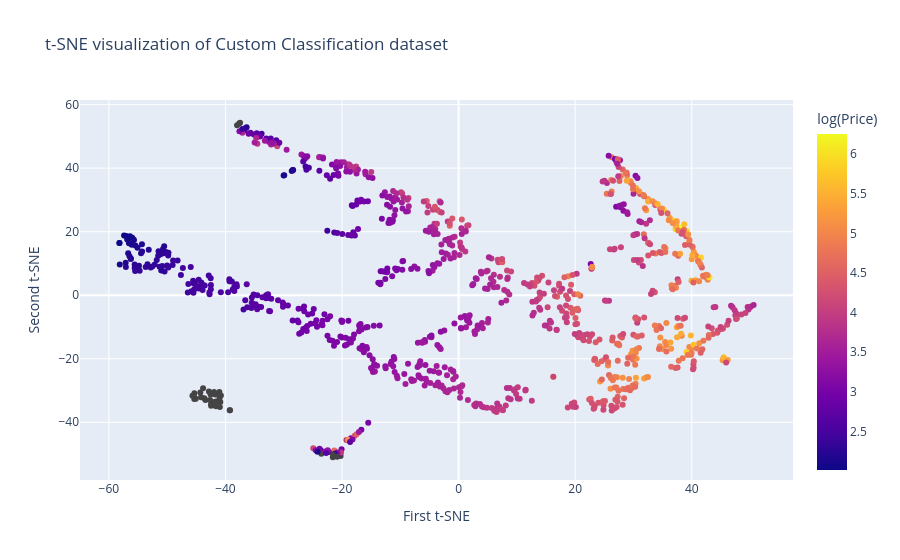
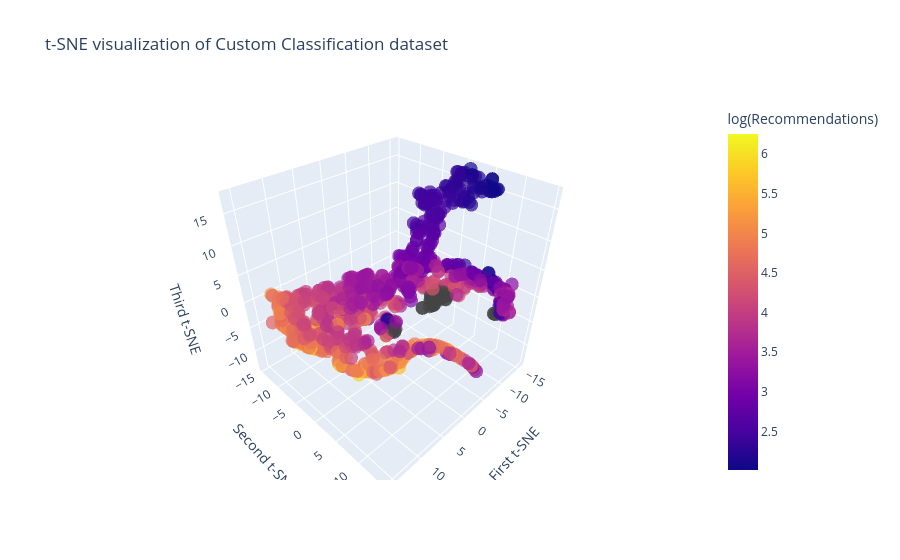

Notebook cell for these charts, in order:
### Code cell
import plotly.express as px

log_price = np.log10(df['recommendations'])

fig = px.scatter(
    x=data2D_tsne[:, 0],
    y=data2D_tsne[:, 1],
    color=log_price,
    title="t-SNE visualization of Custom Classification dataset",
    labels={
        "x": "First t-SNE",
        "y": "Second t-SNE",
        "color": "log(Recommendations)"
    }
)

fig.show()

fig = px.scatter_3d(
    x=data3D_tsne[:, 0],
    y=data3D_tsne[:, 1],
    z=data3D_tsne[:, 2],
    color=log_price,
    title="t-SNE visualization of Custom Classification dataset",
    labels={"color": "log(Recommendations)"},
    opacity=0.7
)

fig.update_layout(
    scene=dict(
        xaxis_title="First t-SNE",
        yaxis_title="Second t-SNE",
        zaxis_title="Third t-SNE"
    )
)

fig.show()

### Figure 1 — Plotly figure (JSON) as saved in the notebook; plotly's stock layout.template omitted (floating-point values rounded to 4 significant figures; data arrays with more than 128 entries replaced by an {"elided": "..."} marker saying what was removed)
{"data": [{"hovertemplate": "First t-SNE=%{x}<br>Second t-SNE=%{y}<br>log(Price)=%{marker.color}<extra></extra>", "legendgroup": "", "marker": {"color": {"elided": "1000 float values"}, "coloraxis": "coloraxis", "symbol": "circle"}, "mode": "markers", "name": "", "orientation": "v", "showlegend": false, "type": "scatter", "x": {"elided": "1000 float values"}, "xaxis": "x", "y": {"elided": "1000 float values"}, "yaxis": "y"}], "layout": {"coloraxis": {"colorbar": {"title": {"text": "log(Price)"}}, "colorscale": [[0, "#0d0887"], [0.1111, "#46039f"], [0.2222, "#7201a8"], [0.3333, "#9c179e"], [0.4444, "#bd3786"], [0.5556, "#d8576b"], [0.6667, "#ed7953"], [0.7778, "#fb9f3a"], [0.8889, "#fdca26"], [1, "#f0f921"]]}, "legend": {"tracegroupgap": 0}, "title": {"text": "t-SNE visualization of Custom Classification dataset"}, "xaxis": {"anchor": "y", "domain": [0, 1], "title": {"text": "First t-SNE"}}, "yaxis": {"anchor": "x", "domain": [0, 1], "title": {"text": "Second t-SNE"}}}}

### Figure 2 — Plotly figure (JSON) as saved in the notebook; plotly's stock layout.template omitted (floating-point values rounded to 4 significant figures; data arrays with more than 128 entries replaced by an {"elided": "..."} marker saying what was removed)
{"data": [{"hovertemplate": "x=%{x}<br>y=%{y}<br>z=%{z}<br>log(Recommendations)=%{marker.color}<extra></extra>", "legendgroup": "", "marker": {"color": {"elided": "1000 float values"}, "coloraxis": "coloraxis", "opacity": 0.7, "symbol": "circle"}, "mode": "markers", "name": "", "scene": "scene", "showlegend": false, "type": "scatter3d", "x": {"elided": "1000 float values"}, "y": {"elided": "1000 float values"}, "z": {"elided": "1000 float values"}}], "layout": {"coloraxis": {"colorbar": {"title": {"text": "log(Recommendations)"}}, "colorscale": [[0, "#0d0887"], [0.1111, "#46039f"], [0.2222, "#7201a8"], [0.3333, "#9c179e"], [0.4444, "#bd3786"], [0.5556, "#d8576b"], [0.6667, "#ed7953"], [0.7778, "#fb9f3a"], [0.8889, "#fdca26"], [1, "#f0f921"]]}, "legend": {"tracegroupgap": 0}, "scene": {"domain": {"x": [0, 1], "y": [0, 1]}, "xaxis": {"title": {"text": "First t-SNE"}}, "yaxis": {"title": {"text": "Second t-SNE"}}, "zaxis": {"title": {"text": "Third t-SNE"}}}, "title": {"text": "t-SNE visualization of Custom Classification dataset"}}}
